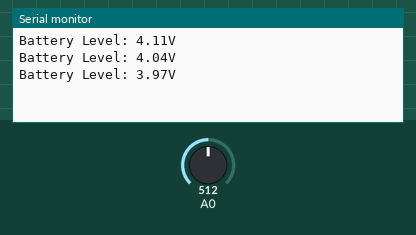
A sketch run on a simulated Arduino Uno, built with avr-gcc and run on an emulated ATmega328P. Parts: the last lines printed to the serial monitor. The inputs (shaded band) are chosen by the test bench; at power-on: A0 = 512.

Above: at 1.3 s.
1.4 s: A0 set to 716
At 1.8 s:
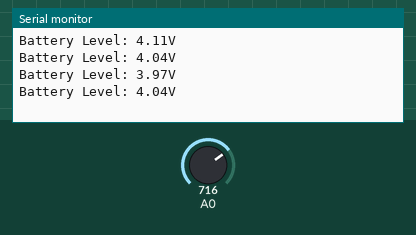
2.9 s: A0 set to 900
At 3.4 s:
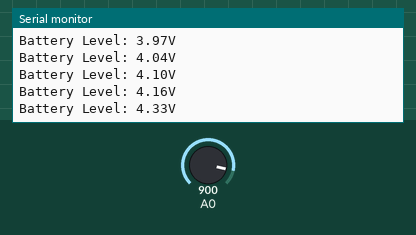
Timing chart, 0 to 5.9 s (numbered marks = the images above; inputs shaded):
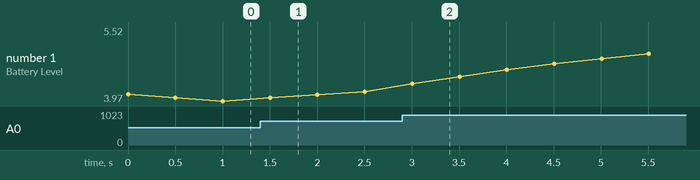

The sketch:

BatteryInternalReference1.ino
```cpp
#include <BatteryLevel.h>

BatteryLevel batteryLevel(0);    //this refers to anlog pin A0

void setup(void)
{
  Serial.begin(115200);
}

void loop(void)
{
  float battery = batteryLevel.getHardwareBatteryLevel();
  battery = batteryLevel.getBatteryLevel();

  Serial.print("Battery Level: ");
  Serial.print(battery);
  Serial.println("V");
  delay(500);
}
```

Measured:
- plotted number 1: 3.97 → 4.16 after the input at 1.4 s, 4.16 → 5.52 after the input at 2.9 s
